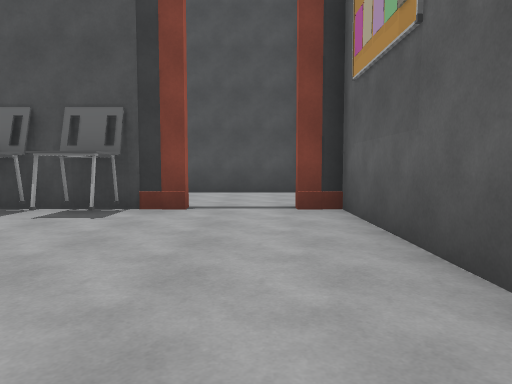
view 1 (above)

21 first-person views from a walk through a Unity game level. The camera is 1.3 m above the floor, tilts 4° down and sees 70° across. The floor is counted in squares, 2 m on a side. Each view is taken from the middle of a square. On the plan, view 1 faces up. The plan holds only what a view shows up to about 11 squares ahead; the rest is blank. The place goes on beyond the plan. The player is left out. Some surface patterns are stand-ins.

view 2
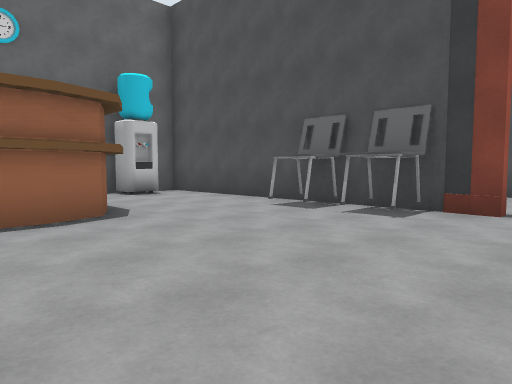

view 3
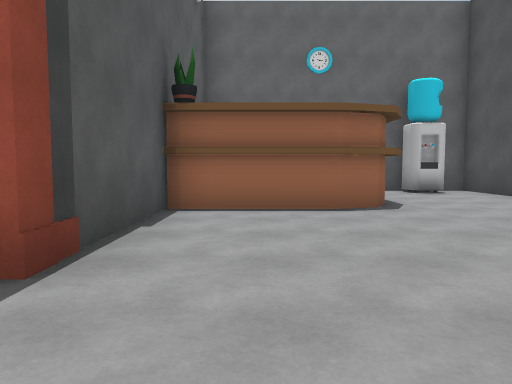

view 4
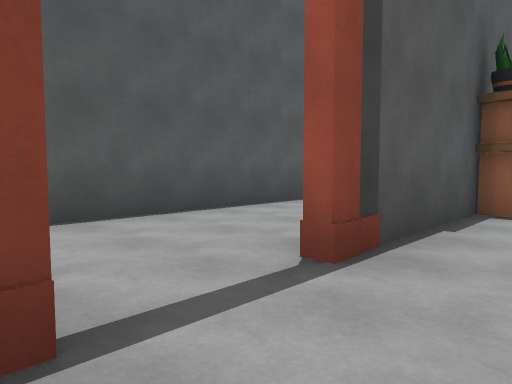

view 5
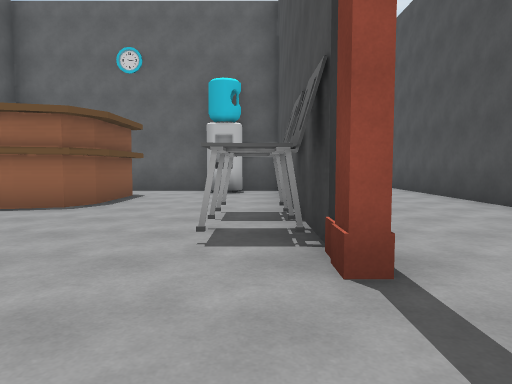

view 6
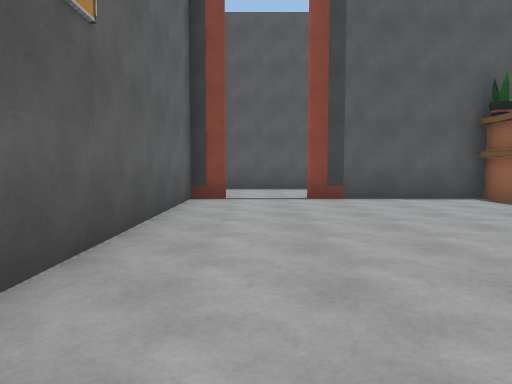

view 7
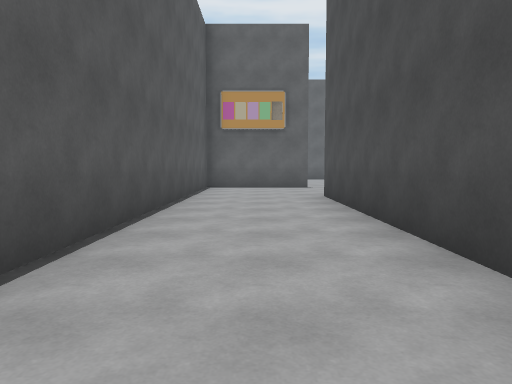

view 8
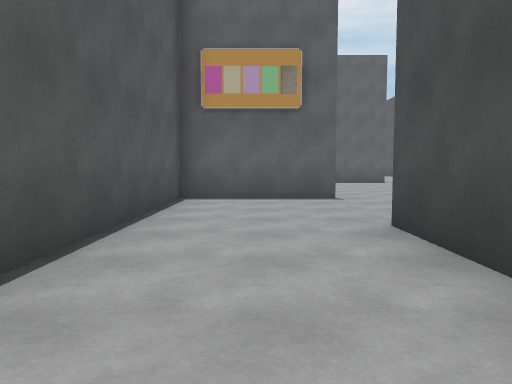

view 9
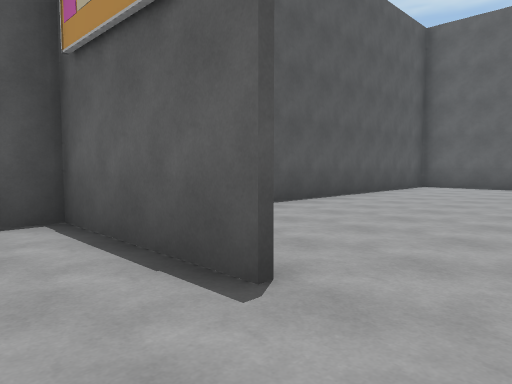

view 10
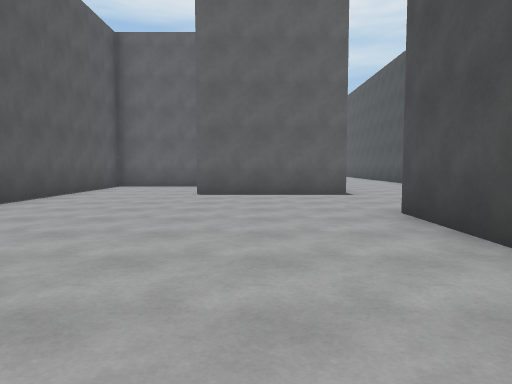

view 11
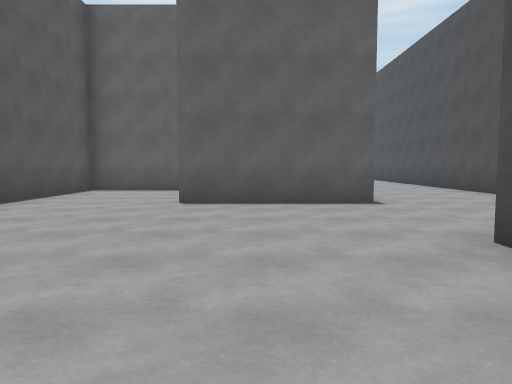

view 12
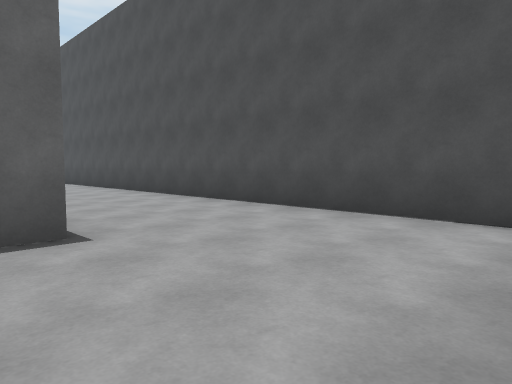

view 13
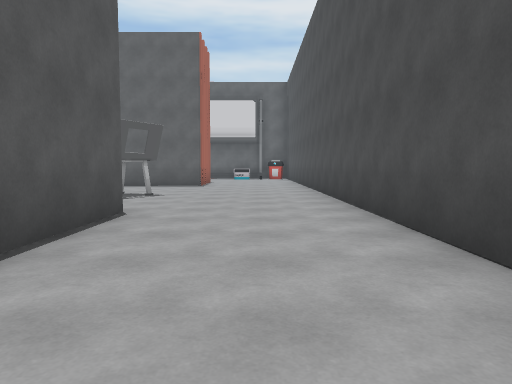

view 14
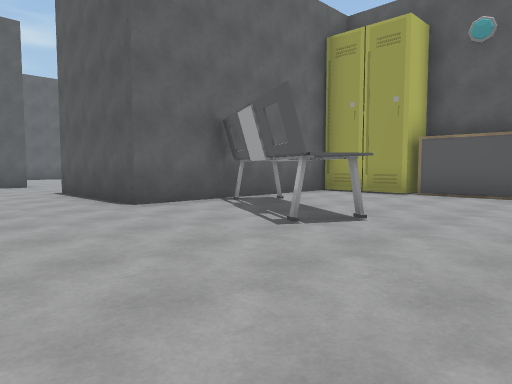

view 15
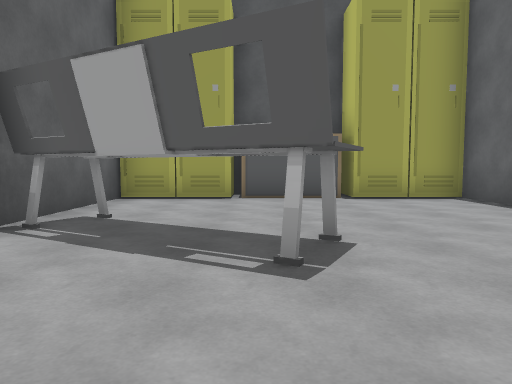

view 16
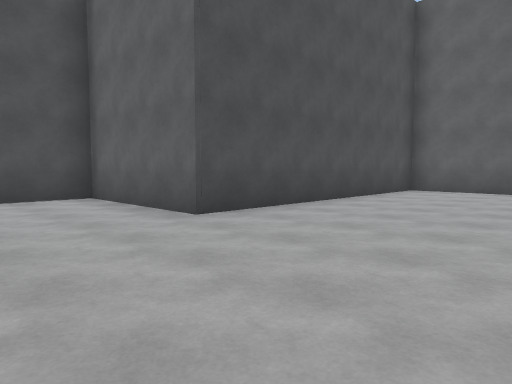

view 17
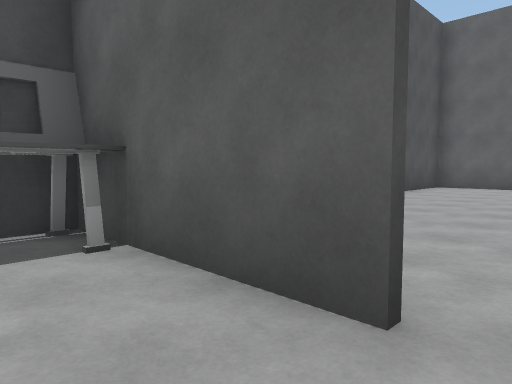

view 18
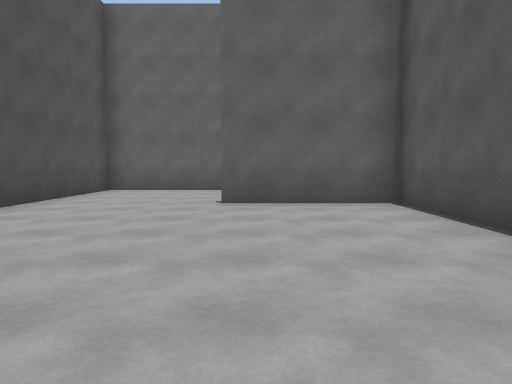

view 19
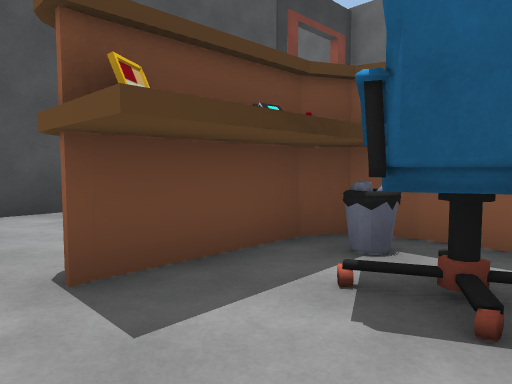

view 20
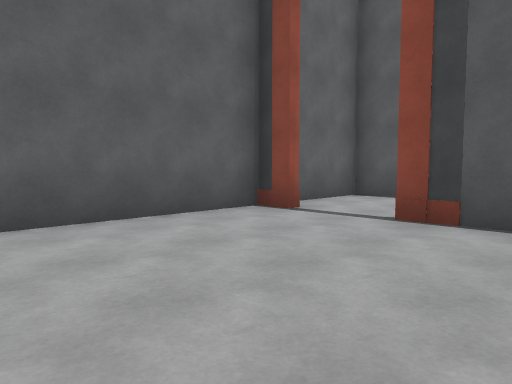

view 21
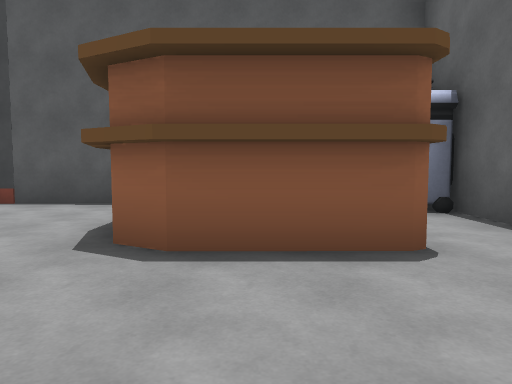

### Floor plan
Key: @ floor where view 1 was taken; # wall or solid block; . floor; C chair; W water cooler; B bin; P printer; O other object.
Columns run from 29 left of view 1 to 2 right of it. Each row starts with its distance up from view 1.
  9                    ######  ####
  8                      ..........
  7                         .......
  6 ##############      ########..##
  5 .............#      #....C.C...#
  4 .............#      #W.........#
  3 .............#      #..........#
  2 ......####...########.OOO......#
  1 ..OOO.#OOO..........#..BB......#
  0 ....OO# .#..........#..CO....@.#
 -1 ......# .#..........#P  O..#...#
 -2 ......#.........#.... ######..##
 -3 ......#.........#..............#
 -4 ###O###.........#..............#
 -5  ###############################

Where each view was taken, in squares from view 1:
view 1: 0 up, 0 right, facing up
view 2: 0 up, 0 right, facing up-left
view 3: 0 up, 1 right, facing left
view 4: 0 up, 1 right, facing down-left
view 5: 5 up, 1 right, facing left
view 6: 6 up, 0 right, facing down
view 7: 3 down, 1 left, facing left
view 8: 3 down, 5 left, facing left
view 9: 0 up, 11 left, facing down-left
view 10: 0 up, 11 left, facing left
view 11: 0 up, 13 left, facing left
view 12: 1 up, 16 left, facing up-left
view 13: 4 up, 18 left, facing left
view 14: 5 up, 29 left, facing down-right
view 15: 4 up, 26 left, facing down
view 16: 2 down, 19 left, facing up-right
view 17: 2 down, 21 left, facing up-right
view 18: 2 down, 19 left, facing right
view 19: 0 up, 8 left, facing up-right
view 20: 3 up, 3 left, facing down-right
view 21: 5 up, 6 left, facing down
